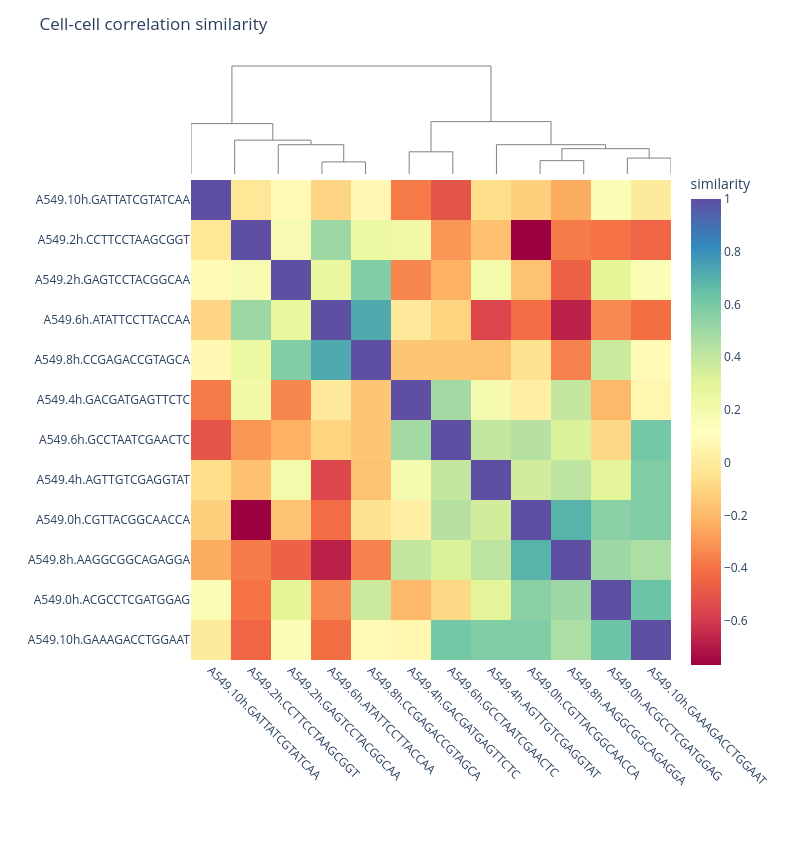

The cell this chart's notebook holds for it:
### Code cell
# Plot clustered heatmap to visualize the similarity

hda.visualize.heatmap(
    sim=sim_cell12, 
    type="cell", 
    show_cluster=True,
    title="Cell-cell correlation similarity"
)

### Figure 1 — Plotly figure (JSON) as saved in the notebook; plotly's stock layout.template omitted (floating-point values rounded to 4 significant figures; data arrays with more than 128 entries replaced by an {"elided": "..."} marker saying what was removed)
{"data": [{"hoverinfo": "skip", "line": {"color": "gray", "width": 1}, "mode": "lines", "showlegend": false, "type": "scatter", "x": [35.0, 35.0, 45.0, 45.0], "xaxis": "x", "y": [0.0, 0.2783, 0.2783, 0.0], "yaxis": "y"}, {"hoverinfo": "skip", "line": {"color": "gray", "width": 1}, "mode": "lines", "showlegend": false, "type": "scatter", "x": [25.0, 25.0, 40.0, 40.0], "xaxis": "x", "y": [0.0, 0.674, 0.674, 0.2783], "yaxis": "y"}, {"hoverinfo": "skip", "line": {"color": "gray", "width": 1}, "mode": "lines", "showlegend": false, "type": "scatter", "x": [15.0, 15.0, 32.5, 32.5], "xaxis": "x", "y": [0.0, 0.7793, 0.7793, 0.674], "yaxis": "y"}, {"hoverinfo": "skip", "line": {"color": "gray", "width": 1}, "mode": "lines", "showlegend": false, "type": "scatter", "x": [5.0, 5.0, 23.75, 23.75], "xaxis": "x", "y": [0.0, 1.16, 1.16, 0.7793], "yaxis": "y"}, {"hoverinfo": "skip", "line": {"color": "gray", "width": 1}, "mode": "lines", "showlegend": false, "type": "scatter", "x": [55.0, 55.0, 65.0, 65.0], "xaxis": "x", "y": [0.0, 0.5106, 0.5106, 0.0], "yaxis": "y"}, {"hoverinfo": "skip", "line": {"color": "gray", "width": 1}, "mode": "lines", "showlegend": false, "type": "scatter", "x": [85.0, 85.0, 95.0, 95.0], "xaxis": "x", "y": [0.0, 0.3073, 0.3073, 0.0], "yaxis": "y"}, {"hoverinfo": "skip", "line": {"color": "gray", "width": 1}, "mode": "lines", "showlegend": false, "type": "scatter", "x": [105.0, 105.0, 115.0, 115.0], "xaxis": "x", "y": [0.0, 0.3662, 0.3662, 0.0], "yaxis": "y"}, {"hoverinfo": "skip", "line": {"color": "gray", "width": 1}, "mode": "lines", "showlegend": false, "type": "scatter", "x": [90.0, 90.0, 110.0, 110.0], "xaxis": "x", "y": [0.3073, 0.5827, 0.5827, 0.3662], "yaxis": "y"}, {"hoverinfo": "skip", "line": {"color": "gray", "width": 1}, "mode": "lines", "showlegend": false, "type": "scatter", "x": [75.0, 75.0, 100.0, 100.0], "xaxis": "x", "y": [0.0, 0.6742, 0.6742, 0.5827], "yaxis": "y"}, {"hoverinfo": "skip", "line": {"color": "gray", "width": 1}, "mode": "lines", "showlegend": false, "type": "scatter", "x": [60.0, 60.0, 87.5, 87.5], "xaxis": "x", "y": [0.5106, 1.206, 1.206, 0.6742], "yaxis": "y"}, {"hoverinfo": "skip", "line": {"color": "gray", "width": 1}, "mode": "lines", "showlegend": false, "type": "scatter", "x": [14.38, 14.38, 73.75, 73.75], "xaxis": "x", "y": [1.16, 2.485, 2.485, 1.206], "yaxis": "y"}, {"colorbar": {"len": 0.85, "title": {"text": "similarity"}, "y": 0.4}, "colorscale": [[0, "rgb(158,1,66)"], [0.1, "rgb(213,62,79)"], [0.2, "rgb(244,109,67)"], [0.3, "rgb(253,174,97)"], [0.4, "rgb(254,224,139)"], [0.5, "rgb(255,255,191)"], [0.6, "rgb(230,245,152)"], [0.7, "rgb(171,221,164)"], [0.8, "rgb(102,194,165)"], [0.9, "rgb(50,136,189)"], [1, "rgb(94,79,162)"]], "hovertemplate": "<b>cell x</b>: %{x}<br><b>cell y</b>: %{y}<br><b>similarity</b>: %{z:.3f}<extra></extra>", "type": "heatmap", "x": ["A549.10h.GATTATCGTATCAA", "A549.2h.CCTTCCTAAGCGGT", "A549.2h.GAGTCCTACGGCAA", "A549.6h.ATATTCCTTACCAA", "A549.8h.CCGAGACCGTAGCA", "A549.4h.GACGATGAGTTCTC", "A549.6h.GCCTAATCGAACTC", "A549.4h.AGTTGTCGAGGTAT", "A549.0h.CGTTACGGCAACCA", "A549.8h.AAGGCGGCAGAGGA", "A549.0h.ACGCCTCGATGGAG", "A549.10h.GAAAGACCTGGAAT"], "xaxis": "x2", "y": ["A549.10h.GATTATCGTATCAA", "A549.2h.CCTTCCTAAGCGGT", "A549.2h.GAGTCCTACGGCAA", "A549.6h.ATATTCCTTACCAA", "A549.8h.CCGAGACCGTAGCA", "A549.4h.GACGATGAGTTCTC", "A549.6h.GCCTAATCGAACTC", "A549.4h.AGTTGTCGAGGTAT", "A549.0h.CGTTACGGCAACCA", "A549.8h.AAGGCGGCAGAGGA", "A549.0h.ACGCCTCGATGGAG", "A549.10h.GAAAGACCTGGAAT"], "yaxis": "y2", "z": {"elided": "12x12 float values"}}], "layout": {"height": 851, "margin": {"b": 191, "l": 191, "r": 120, "t": 60}, "paper_bgcolor": "white", "plot_bgcolor": "white", "title": {"text": "Cell-cell correlation similarity"}, "width": 791, "xaxis": {"anchor": "y", "domain": [0, 1], "visible": false}, "xaxis2": {"anchor": "y2", "domain": [0, 1], "tickangle": 45}, "yaxis": {"anchor": "x", "domain": [0.8, 1], "visible": false}, "yaxis2": {"anchor": "x2", "autorange": "reversed", "domain": [0, 0.8]}}}
